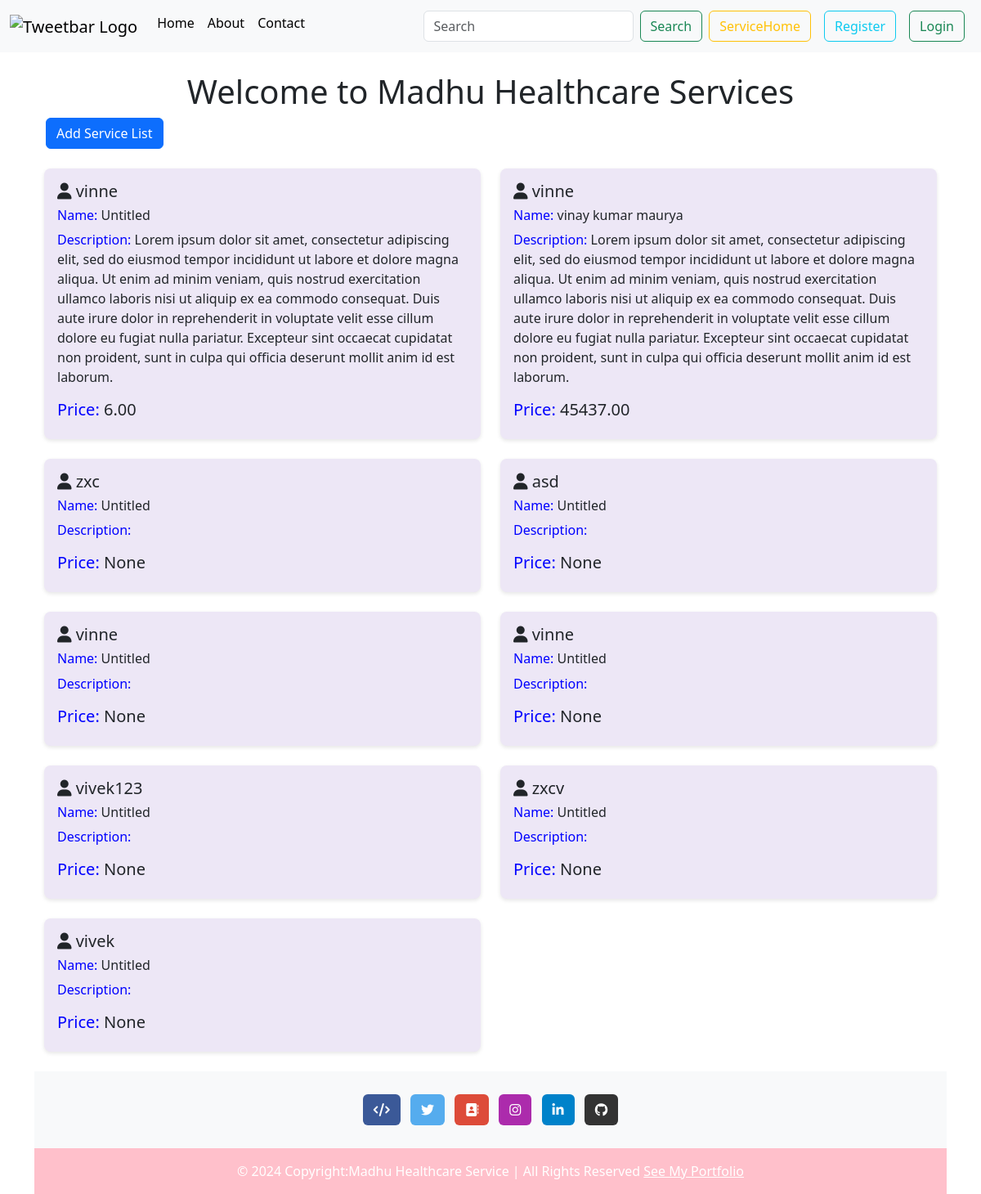
Screenshot of /tweet/ with the database file from the repository.
### tweet/models.py (models this page shows, shortened)
class Tweet(models.Model):
 user=models.ForeignKey(User,on_delete=models.CASCADE)
 name = models.CharField(max_length=255,default="enter name")
 description = models.TextField(blank=True)  # Allow for optional descriptions
 price = models.DecimalField(max_digits=10, decimal_places=2, blank=True, null=True)  # For monetary values
 created_at=models.DateTimeField(auto_now_add=True)
 updated_at=models.DateTimeField(auto_now=True)

### tweet/views.py (the view)
# urls.py: path('',views.tweet_list,name='tweet_list'),
def tweet_list(request):
    query = request.GET.get('search', '')
    if query:
        tweets = Tweet.objects.filter(Q(description__icontains=query)).order_by('-created_at')
    else:
        tweets = Tweet.objects.all().order_by('-created_at')
    return render(request, 'tweet_list.html', {'tweets': tweets})

### tweet/templates/tweet_list.html (shortened to what this page needs)
{% extends "layout.html" %}
{% block content %}
    <h1 class="text-center mt-4">Welcome to Madhu Healthcare Services</h1>
    <a class="btn btn-primary mb-4 vinay" href="{% url 'tweet_create' %}">Add Service List</a>
    <div class="container">
        <div class="row">
            {% for tweet in tweets %}
                    <div class="col-md-6 mb-4">
                    <div class="card cards">
                        <div class="card-body">
                            <h5 class="card-title">
                                <i class="fas fa-user""></i>
                                {{ tweet.user.username }}</h5>
                            <h6 class="card-title"><span style="color: blue;">Name:</span>
{{ tweet.name }}</h6>
                            <p class="card-text"><span style="color: blue;">Description:</span>
{{ tweet.description }}</p>
                            <h5 class="card-title"><span style="color: blue;">Price:</span>
{{ tweet.price}}</h5>
                        </div>
                    </div>
                </div>
            {% endfor %}
        </div>
    </div>
{% endblock %}

### templates/layout.html (shortened to what this page needs)
{% load static %}
<!DOCTYPE html>
<html>
<head>
    <link href="https://cdn.jsdelivr.net/npm/bootstrap@5.3.3/dist/css/bootstrap.min.css" rel="stylesheet">
    <link rel="stylesheet" href="https://cdnjs.cloudflare.com/ajax/libs/font-awesome/6.4.0/css/all.min.css">
      <link rel="stylesheet" href="{% static '/styless.css' %}">
</head>
<body >
    <nav class="navbar navbar-expand-lg navbar-light bg-light">
        <div class="container-fluid">
          <a class="navbar-brand" href="{% url 'tweet_list'%}">
            <img src="https://ik.imagekit.io/vinaymry/slack.png?updatedAt=1725588169151" alt="Tweetbar Logo" style="height: 40px;">
          </a>
          <div class="collapse navbar-collapse" id="navbarSupportedContent">
            <ul class="navbar-nav me-auto mb-2 mb-lg-0">
              <li class="nav-item">
                <a class="nav-link active" aria-current="page" href="{% url 'tweet_list' %}">Home</a>
              </li>
              <li class="nav-item">
                <a class="nav-link active" aria-current="page" href="{% url 'about' %}">About</a>
              </li>
              <a class="nav-link active" aria-current="page" href="{% url 'index' %}">Contact</a>
            </ul>
            <form class="d-flex">
              <input class="form-control me-2" type="search" name="search" placeholder="Search" aria-label="Search News">
              <button class="btn btn-outline-success" type="submit">Search</button>
            </form>
            <a href="{% url 'tweet_list' %}"class="btn btn-outline-warning mx-2">ServiceHome </a>
            {% if user.is_authenticated %}
            <form method="post"action="{% url 'logout' %}">
            {% csrf_token %}
           <button class="btn btn-danger" type="submit">Logout</button>
            </form>
            {% else %}
            <a href="{% url 'register' %}"class="btn btn-outline-info mx-2">Register </a>
            <a href="{% url 'login' %}"class="btn btn-outline-success mx-2 login">Login </a>
            {% endif %}
          </div>
        </div>
      </nav>
   <div class="container">
    {% block content %}
      {% endblock %}
<footer class="bg-body-tertiary text-center text-white">
  <div class="container p-4 pb-0">
    <section class="mb-4">
      <a
        data-mdb-ripple-init class="btn text-white btn-floating m-1"
        style="background-color: #3b5998;"
        href="https://leetcode.com/u/vinne01/"
        role="button"
        ><i class="fas fa-code"></i>
      </a>
      <a
        data-mdb-ripple-init class="btn text-white btn-floating m-1"
        style="background-color: #55acee;"
        href="https://x.com/Vinne0563"
        role="button"
        ><i class="fab fa-twitter"></i
      ></a>
      <a
        data-mdb-ripple-init class="btn text-white btn-floating m-1"
        style="background-color: #dd4b39;"
        href="{% url 'index' %}"
        role="button"
        ><i class="fas fa-address-book"></i></a>
      <a
        data-mdb-ripple-init class="btn text-white btn-floating m-1"
        style="background-color: #ac2bac;"
        href="https://www.instagram.com/vinnay.maurya/?hl=en"
        role="button"
        ><i class="fab fa-instagram"></i
      ></a>
      <a
        data-mdb-ripple-init class="btn text-white btn-floating m-1"
        style="background-color: #0082ca;"
        href="https://www.linkedin.com/in/vinaymry/"
        role="button"
        ><i class="fab fa-linkedin-in"></i
      ></a>
      <a
        data-mdb-ripple-init class="btn text-white btn-floating m-1"
        style="background-color: #333333;"
        href="https://github.com/vinne01"
        role="button"
        ><i class="fab fa-github"></i
      ></a>
    </section>
  </div>
  <div class="text-center p-3" style="background-color: pink;">
    © 2024 Copyright:Madhu Healthcare Service | All Rights Reserved
    <a class="text-white" href="https://myfirstsportfolio.netlify.app/">See My Portfolio</a>
  </div>
</footer>
</body>
</html>

### static/styless.css (style rules this page uses)
.vinay { margin-left: 14px; }
.navbar-nav .nav-item { margin-bottom: 10px; }
@media (min-width: 768px) { .navbar-nav .nav-item { margin-bottom: 8px; } }
.cards { background-color: #ffd54f; }

### tweet/templates/tweet_list.html (style rules this page uses)
.card { transition: transform 0.3s ease, box-shadow 0.3s ease; border: none; border-radius: 0.5rem; overflow: hidden; box-shadow: 0 2px 5px rgba(0, 0, 0, 0.1); background-color:#EDE7F6; }

### rows the page displays
Tweet: user.username "vinne", name "Untitled", description "Lorem ipsum dolor sit amet, consectetur adipiscing elit, sed do eiusmod tempor incididunt ut labore et dolore magna aliqua. Ut enim ad minim veniam, quis nostrud exercitation ullamco laboris nisi ut aliquip ex ea commodo consequat. Duis aute irure dolor in reprehenderit in voluptate velit esse cillum dolore eu fugiat nulla pariatur. Excepteur sint occaecat cupidatat non proident, sunt in culpa qui officia deserunt mollit anim id est laborum.", price "6.00"
Tweet: user.username "vinne", name "vinay kumar maurya", description "Lorem ipsum dolor sit amet, consectetur adipiscing elit, sed do eiusmod tempor incididunt ut labore et dolore magna aliqua. Ut enim ad minim veniam, quis nostrud exercitation ullamco laboris nisi ut aliquip ex ea commodo consequat. Duis aute irure dolor in reprehenderit in voluptate velit esse cillum dolore eu fugiat nulla pariatur. Excepteur sint occaecat cupidatat non proident, sunt in culpa qui officia deserunt mollit anim id est laborum.", price "45437.00"
Tweet: user.username "zxc", name "Untitled", price "None"
Tweet: user.username "asd", name "Untitled", price "None"
Tweet: user.username "vinne", name "Untitled", price "None"
Tweet: user.username "vinne", name "Untitled", price "None"
Tweet: user.username "vivek123", name "Untitled", price "None"
Tweet: user.username "zxcv", name "Untitled", price "None"
Tweet: user.username "vivek", name "Untitled", price "None"
